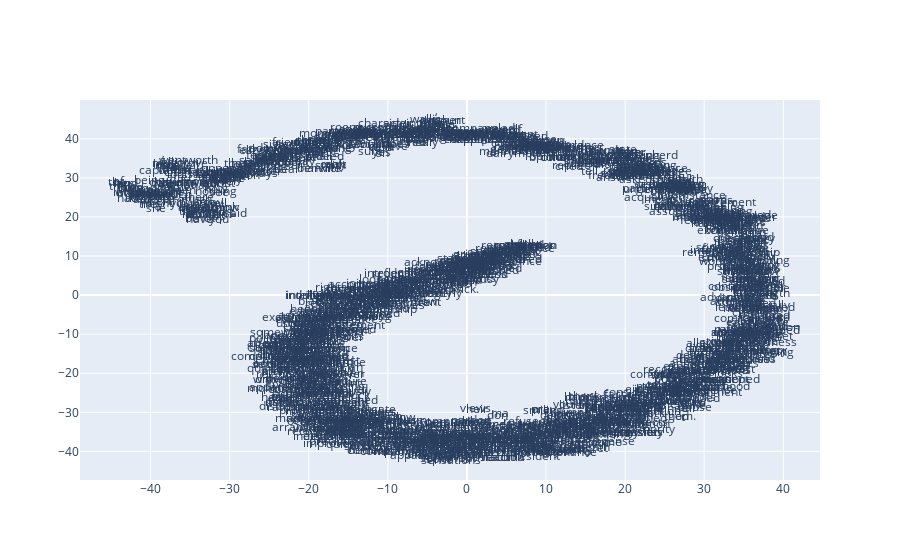

The notebook cell this image was saved under:
### Code cell
def plot_with_plotly(x_vals, y_vals, labels, plot_in_notebook=True):
    from plotly.offline import init_notebook_mode, iplot, plot
    import plotly.graph_objs as go

    trace = go.Scatter(x=x_vals, y=y_vals, mode='text', text=labels)
    data = [trace]

    if plot_in_notebook:
        init_notebook_mode(connected=True)
        iplot(data, filename='word-embedding-plot')
    else:
        plot(data, filename='word-embedding-plot.html')


def plot_with_matplotlib(x_vals, y_vals, labels):
    import matplotlib.pyplot as plt
    import random

    random.seed(0)

    plt.figure(figsize=(12, 12))
    plt.scatter(x_vals, y_vals)

    # Label randomly subsampled 25 data points

    indices = list(range(len(labels)))
    selected_indices = random.sample(indices, 25)
    for i in selected_indices:
        plt.annotate(labels[i], (x_vals[i], y_vals[i]))

try:
    get_ipython()
except Exception:
    plot_function = plot_with_matplotlib
else:
    plot_function = plot_with_plotly

plot_function(x_vals, y_vals, labels)

### Figure 1 — Plotly figure (JSON) as saved in the notebook; plotly's stock layout.template omitted (floating-point values rounded to 4 significant figures; data arrays with more than 128 entries replaced by an {"elided": "..."} marker saying what was removed)
{"data": [{"mode": "text", "text": {"elided": "1621 str values"}, "type": "scatter", "x": {"elided": "1621 float values"}, "y": {"elided": "1621 float values"}}], "layout": {}}
